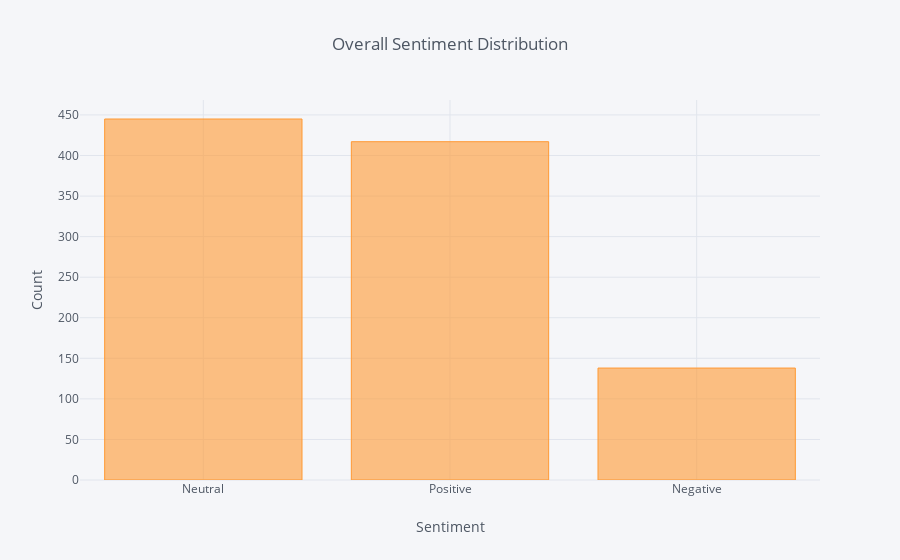

This figure's notebook cell:
### Code cell
df['Sentiment'].value_counts().iplot(kind='bar', xTitle='Sentiment',
                                    yTitle='Count', title='Overall Sentiment Distribution')

### Figure 1 — Plotly figure (JSON) as saved in the notebook; plotly's stock layout.template omitted (floating-point values rounded to 4 significant figures)
{"data": [{"marker": {"color": "rgba(255, 153, 51, 0.6)", "line": {"color": "rgba(255, 153, 51, 1.0)", "width": 1}}, "name": "Sentiment", "orientation": "v", "text": "", "type": "bar", "uid": "9ad95d4c-f303-494c-81a8-d538918efb8b", "x": ["Neutral", "Positive", "Negative"], "y": [445, 417, 138]}], "layout": {"legend": {"bgcolor": "#F5F6F9", "font": {"color": "#4D5663"}}, "paper_bgcolor": "#F5F6F9", "plot_bgcolor": "#F5F6F9", "title": {"font": {"color": "#4D5663"}, "text": "Overall Sentiment Distribution"}, "xaxis": {"gridcolor": "#E1E5ED", "showgrid": true, "tickfont": {"color": "#4D5663"}, "title": {"font": {"color": "#4D5663"}, "text": "Sentiment"}, "zerolinecolor": "#E1E5ED"}, "yaxis": {"gridcolor": "#E1E5ED", "showgrid": true, "tickfont": {"color": "#4D5663"}, "title": {"font": {"color": "#4D5663"}, "text": "Count"}, "zerolinecolor": "#E1E5ED"}}}
